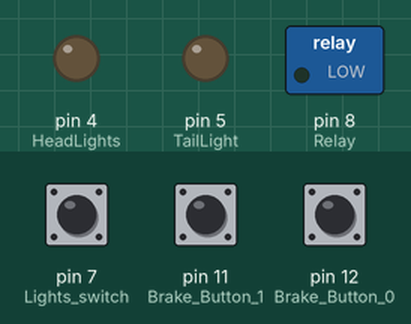
Simulated run of this sketch. Board: Arduino Uno, built with avr-gcc and run on an emulated ATmega328P. On the bench: switched loads named in the sketch (green lamp = pin HIGH), output pins drawn as LEDs (lit = HIGH). The inputs (shaded band) are chosen by the test bench; at power-on: pin 11 (Brake_Button_1) HIGH, pin 12 (Brake_Button_0) HIGH, pin 7 (Lights_switch) HIGH.

Above: at 1.2 s.
1.3 s: pin 11 (Brake_Button_1) pulled LOW for 0.15 s
At 2.4 s:
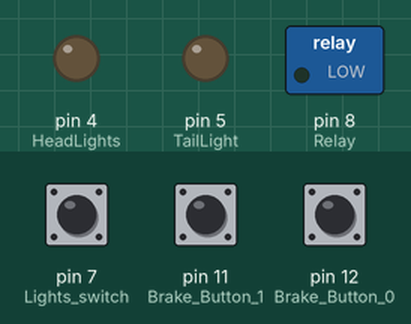
3.0 s: pin 12 (Brake_Button_0) pulled LOW for 1 s
At 3.8 s:
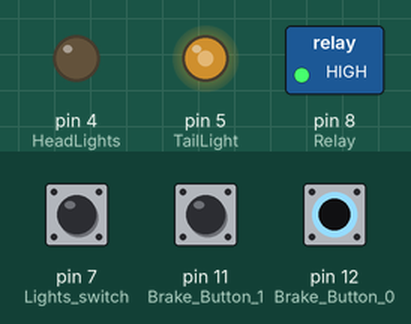
5.5 s: pin 7 (Lights_switch) pulled LOW for 0.15 s
At 5.57 s:
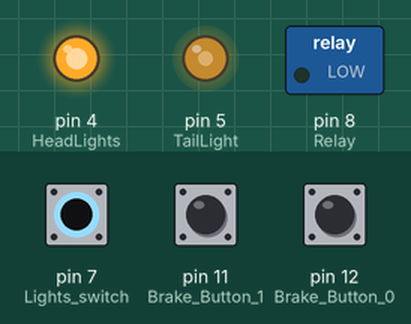
7.1 s: pin 11 (Brake_Button_1) pulled LOW for 0.15 s
At 8.0 s:
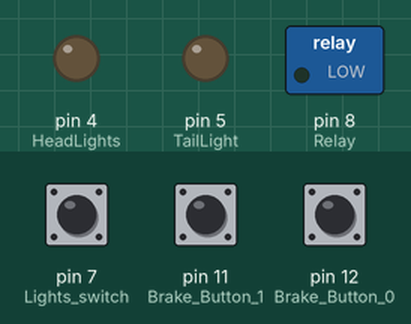
8.8 s: pin 7 (Lights_switch) pulled LOW for 3.2 s
At 9.2 s:
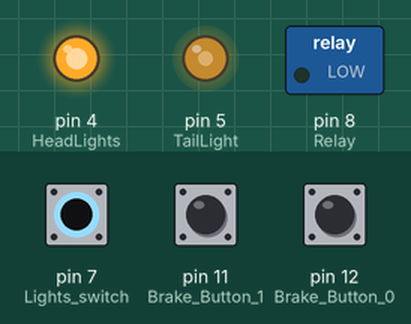
13.5 s: pin 12 (Brake_Button_0) pulled LOW for 3.2 s
At 14.2 s:
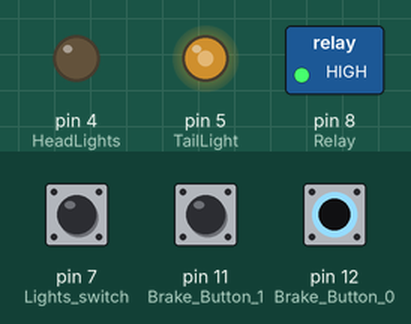
Timing chart, 0 to 18.2 s (numbered marks = the images above; inputs shaded):
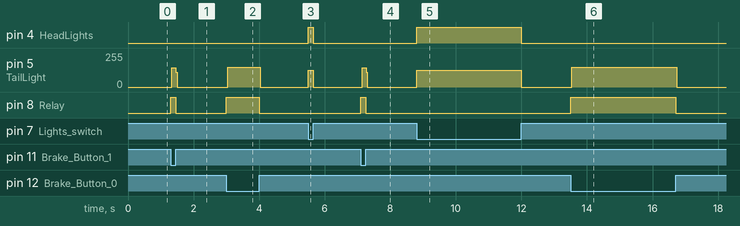

Measured:
- after the input at 1.3 s, pin 5 (TailLight): 0/255 → 145/255 at once, → 0/255 0.12 s later; pin 8 (Relay): LOW → HIGH at once, → LOW 0.15 s later
- after the input at 3.0 s, pin 5 (TailLight): 0/255 → 147/255 at once, → 0/255 1.0 s later; pin 8 (Relay): LOW → HIGH at once, → LOW 1.0 s later
- after the input at 5.5 s, pin 4 (HeadLights): LOW → HIGH at once, → LOW 0.15 s later; pin 5 (TailLight): 0/255 → 127/255 at once, → 0/255 0.15 s later
- after the input at 7.1 s, pin 5 (TailLight): 0/255 → 145/255 at once, → 0/255 0.12 s later; pin 8 (Relay): LOW → HIGH at once, → LOW 0.15 s later
- after the input at 8.8 s, pin 4 (HeadLights): LOW → HIGH at once, → LOW 3.2 s later; pin 5 (TailLight): 0/255 → 127/255 at once, → 0/255 3.2 s later
- after the input at 13.5 s, pin 5 (TailLight): 0/255 → 147/255 at once, → 0/255 3.2 s later; pin 8 (Relay): LOW → HIGH at once, → LOW 3.2 s later

The sketch:

Ebike_Lights.ino
```cpp
/*
Simple Headlight/Taillight/Brakelight control for my Ebike
By: Zakk Atkinson
http://Zakkblog.com
*/

int buttonState0 = 0; //Variable for Brake Button 0
int buttonState1 = 0; //Variable for Brake Button 1
int switchState = 0; //Variable for Headlight/Taillight Switch


void setup()
{
	pinMode(4, OUTPUT); //HeadLights
	pinMode(5, OUTPUT); // TailLight
    pinMode(7, INPUT_PULLUP); //Lights switch
	pinMode (12, INPUT_PULLUP); //Brake Button 0
	pinMode (11, INPUT_PULLUP); //Brake Button 1
	pinMode(8, OUTPUT); //Relay (Main controller brake line)
}


void loop()
{

  buttonState0 = digitalRead(12); //Check state of Brake Button 0
  buttonState1 = digitalRead(11); //Check state of Brake Button 1
  switchState = digitalRead(7); //Check state of Light Switch

	if(switchState == LOW) //If Headlight/Taillight switch is in the on position
	{
		analogWrite(5, 127); //Turn Taillight on 50%
		digitalWrite(4, HIGH); //Turn Headlights on 100%
	} //End of If Switch is on
	else //If switch is Off
	{
   		analogWrite(5, 0); //Turn off Taillight
  		digitalWrite(4, LOW); //Turn off Headlights
	} //End of if switch is Off

  if(buttonState0 == LOW || buttonState1 == LOW) //If either Brake button is pressed (depending on switch orientation, use "HIGH" to reverse operation)
  {
  	digitalWrite(8, HIGH); //Trigger relay to activate switch for main controller
  	analogWrite(5, 255); //Turn Taillight on 100%
  } //End of if brake is pressed
   else //If brake is not pressed
  {
  	digitalWrite(8, LOW); //Make sure relay is off
  }

}//loop end
```
